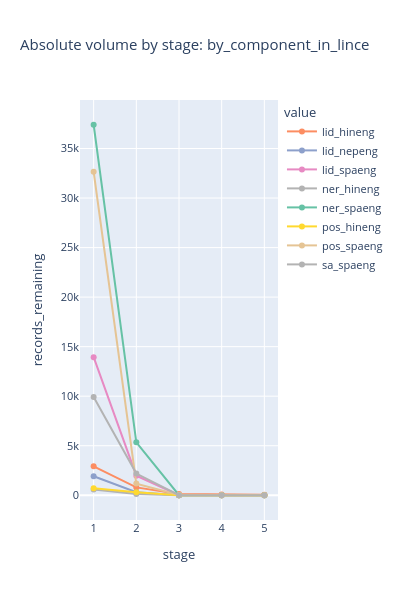

Write notebook code for a chart like this one.
### Code cell
render_volume_line("by_component_in_lince")

### Figure 1 — Plotly figure (JSON) as saved in the notebook; plotly's stock layout.template omitted (floating-point values rounded to 4 significant figures)
{"data": [{"hovertemplate": "value=lid_hineng<br>stage=%{x}<br>included=%{y}<extra></extra>", "legendgroup": "lid_hineng", "line": {"color": "rgb(252,141,98)", "dash": "solid"}, "marker": {"symbol": "circle"}, "mode": "lines+markers", "name": "lid_hineng", "orientation": "v", "showlegend": true, "type": "scatter", "x": [1, 2, 3, 4, 5], "xaxis": "x", "y": [2923, 794, 132, 68, 48], "yaxis": "y"}, {"hovertemplate": "value=lid_nepeng<br>stage=%{x}<br>included=%{y}<extra></extra>", "legendgroup": "lid_nepeng", "line": {"color": "rgb(141,160,203)", "dash": "solid"}, "marker": {"symbol": "circle"}, "mode": "lines+markers", "name": "lid_nepeng", "orientation": "v", "showlegend": true, "type": "scatter", "x": [1, 2, 3, 4, 5], "xaxis": "x", "y": [1914, 303, 0, 0, 0], "yaxis": "y"}, {"hovertemplate": "value=lid_spaeng<br>stage=%{x}<br>included=%{y}<extra></extra>", "legendgroup": "lid_spaeng", "line": {"color": "rgb(231,138,195)", "dash": "solid"}, "marker": {"symbol": "circle"}, "mode": "lines+markers", "name": "lid_spaeng", "orientation": "v", "showlegend": true, "type": "scatter", "x": [1, 2, 3, 4, 5], "xaxis": "x", "y": [13939, 1973, 0, 0, 0], "yaxis": "y"}, {"hovertemplate": "value=ner_hineng<br>stage=%{x}<br>included=%{y}<extra></extra>", "legendgroup": "ner_hineng", "line": {"color": "rgb(179,179,179)", "dash": "solid"}, "marker": {"symbol": "circle"}, "mode": "lines+markers", "name": "ner_hineng", "orientation": "v", "showlegend": true, "type": "scatter", "x": [1, 2, 3, 4, 5], "xaxis": "x", "y": [569, 128, 0, 0, 0], "yaxis": "y"}, {"hovertemplate": "value=ner_spaeng<br>stage=%{x}<br>included=%{y}<extra></extra>", "legendgroup": "ner_spaeng", "line": {"color": "rgb(102,194,165)", "dash": "solid"}, "marker": {"symbol": "circle"}, "mode": "lines+markers", "name": "ner_spaeng", "orientation": "v", "showlegend": true, "type": "scatter", "x": [1, 2, 3, 4, 5], "xaxis": "x", "y": [37399, 5338, 0, 0, 0], "yaxis": "y"}, {"hovertemplate": "value=pos_hineng<br>stage=%{x}<br>included=%{y}<extra></extra>", "legendgroup": "pos_hineng", "line": {"color": "rgb(255,217,47)", "dash": "solid"}, "marker": {"symbol": "circle"}, "mode": "lines+markers", "name": "pos_hineng", "orientation": "v", "showlegend": true, "type": "scatter", "x": [1, 2, 3, 4, 5], "xaxis": "x", "y": [696, 294, 0, 0, 0], "yaxis": "y"}, {"hovertemplate": "value=pos_spaeng<br>stage=%{x}<br>included=%{y}<extra></extra>", "legendgroup": "pos_spaeng", "line": {"color": "rgb(229,196,148)", "dash": "solid"}, "marker": {"symbol": "circle"}, "mode": "lines+markers", "name": "pos_spaeng", "orientation": "v", "showlegend": true, "type": "scatter", "x": [1, 2, 3, 4, 5], "xaxis": "x", "y": [32656, 1174, 17, 0, 0], "yaxis": "y"}, {"hovertemplate": "value=sa_spaeng<br>stage=%{x}<br>included=%{y}<extra></extra>", "legendgroup": "sa_spaeng", "line": {"color": "rgb(179,179,179)", "dash": "solid"}, "marker": {"symbol": "circle"}, "mode": "lines+markers", "name": "sa_spaeng", "orientation": "v", "showlegend": true, "type": "scatter", "x": [1, 2, 3, 4, 5], "xaxis": "x", "y": [9913, 2185, 0, 0, 0], "yaxis": "y"}], "layout": {"font": {"size": 11}, "height": 600, "legend": {"title": {"text": "value"}, "tracegroupgap": 0}, "title": {"text": "Absolute volume by stage: by_component_in_lince"}, "width": 400, "xaxis": {"anchor": "y", "domain": [0, 1], "title": {"text": "stage"}}, "yaxis": {"anchor": "x", "domain": [0, 1], "title": {"text": "records_remaining"}}}}
